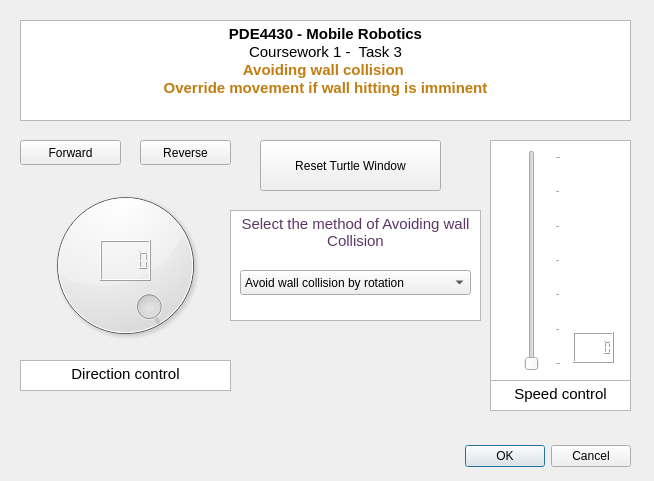
<?xml version="1.0" encoding="UTF-8"?>
<ui version="4.0">
 <class>Dialog</class>
 <widget class="QDialog" name="Dialog">
  <property name="geometry">
   <rect>
    <x>0</x>
    <y>0</y>
    <width>654</width>
    <height>481</height>
   </rect>
  </property>
  <property name="windowTitle">
   <string>Dialog</string>
  </property>
  <widget class="QDialogButtonBox" name="buttonBox">
   <property name="geometry">
    <rect>
     <x>10</x>
     <y>440</y>
     <width>621</width>
     <height>32</height>
    </rect>
   </property>
   <property name="orientation">
    <enum>Qt::Horizontal</enum>
   </property>
   <property name="standardButtons">
    <set>QDialogButtonBox::Cancel|QDialogButtonBox::Ok</set>
   </property>
  </widget>
  <widget class="QPushButton" name="pushButton">
   <property name="geometry">
    <rect>
     <x>20</x>
     <y>140</y>
     <width>101</width>
     <height>25</height>
    </rect>
   </property>
   <property name="text">
    <string>Forward</string>
   </property>
  </widget>
  <widget class="QPushButton" name="pushButton_2">
   <property name="geometry">
    <rect>
     <x>140</x>
     <y>140</y>
     <width>91</width>
     <height>25</height>
    </rect>
   </property>
   <property name="text">
    <string>Reverse</string>
   </property>
  </widget>
  <widget class="QTextBrowser" name="textBrowser">
   <property name="geometry">
    <rect>
     <x>20</x>
     <y>20</y>
     <width>611</width>
     <height>101</height>
    </rect>
   </property>
   <property name="html">
    <string>&lt;!DOCTYPE HTML PUBLIC &quot;-//W3C//DTD HTML 4.0//EN&quot; &quot;http://www.w3.org/TR/REC-html40/strict.dtd&quot;&gt;
&lt;html&gt;&lt;head&gt;&lt;meta name=&quot;qrichtext&quot; content=&quot;1&quot; /&gt;&lt;style type=&quot;text/css&quot;&gt;
p, li { white-space: pre-wrap; }
&lt;/style&gt;&lt;/head&gt;&lt;body style=&quot; font-family:'Ubuntu'; font-size:11pt; font-weight:400; font-style:normal;&quot;&gt;
&lt;p align=&quot;center&quot; style=&quot; margin-top:0px; margin-bottom:0px; margin-left:0px; margin-right:0px; -qt-block-indent:0; text-indent:0px;&quot;&gt;&lt;span style=&quot; font-weight:600;&quot;&gt;PDE4430 - Mobile Robotics&lt;/span&gt;&lt;/p&gt;
&lt;p align=&quot;center&quot; style=&quot; margin-top:0px; margin-bottom:0px; margin-left:0px; margin-right:0px; -qt-block-indent:0; text-indent:0px;&quot;&gt;Coursework 1 -  Task 3&lt;/p&gt;
&lt;p align=&quot;center&quot; style=&quot; margin-top:0px; margin-bottom:0px; margin-left:0px; margin-right:0px; -qt-block-indent:0; text-indent:0px;&quot;&gt;&lt;span style=&quot; font-weight:600; color:#c17d11;&quot;&gt;Avoiding wall collision &lt;/span&gt;&lt;/p&gt;
&lt;p align=&quot;center&quot; style=&quot; margin-top:0px; margin-bottom:0px; margin-left:0px; margin-right:0px; -qt-block-indent:0; text-indent:0px;&quot;&gt;&lt;span style=&quot; font-weight:600; color:#c17d11;&quot;&gt; Override movement if wall hitting is imminent &lt;/span&gt;&lt;/p&gt;
&lt;p style=&quot;-qt-paragraph-type:empty; margin-top:0px; margin-bottom:0px; margin-left:0px; margin-right:0px; -qt-block-indent:0; text-indent:0px;&quot;&gt;&lt;br /&gt;&lt;/p&gt;&lt;/body&gt;&lt;/html&gt;</string>
   </property>
  </widget>
  <widget class="QSlider" name="Vel_control">
   <property name="geometry">
    <rect>
     <x>510</x>
     <y>150</y>
     <width>51</width>
     <height>221</height>
    </rect>
   </property>
   <property name="cursor">
    <cursorShape>OpenHandCursor</cursorShape>
   </property>
   <property name="toolTip">
    <string>&lt;html&gt;&lt;head/&gt;&lt;body&gt;&lt;p&gt;1&lt;/p&gt;&lt;/body&gt;&lt;/html&gt;</string>
   </property>
   <property name="maximum">
    <number>6</number>
   </property>
   <property name="value">
    <number>0</number>
   </property>
   <property name="orientation">
    <enum>Qt::Vertical</enum>
   </property>
   <property name="tickPosition">
    <enum>QSlider::TicksBelow</enum>
   </property>
   <property name="tickInterval">
    <number>1</number>
   </property>
  </widget>
  <widget class="QDial" name="direction_control">
   <property name="geometry">
    <rect>
     <x>40</x>
     <y>170</y>
     <width>171</width>
     <height>191</height>
    </rect>
   </property>
   <property name="maximum">
    <number>180</number>
   </property>
   <property name="value">
    <number>0</number>
   </property>
   <property name="invertedAppearance">
    <bool>true</bool>
   </property>
  </widget>
  <widget class="QTextBrowser" name="textBrowser_2">
   <property name="geometry">
    <rect>
     <x>20</x>
     <y>360</y>
     <width>211</width>
     <height>31</height>
    </rect>
   </property>
   <property name="html">
    <string>&lt;!DOCTYPE HTML PUBLIC &quot;-//W3C//DTD HTML 4.0//EN&quot; &quot;http://www.w3.org/TR/REC-html40/strict.dtd&quot;&gt;
&lt;html&gt;&lt;head&gt;&lt;meta name=&quot;qrichtext&quot; content=&quot;1&quot; /&gt;&lt;style type=&quot;text/css&quot;&gt;
p, li { white-space: pre-wrap; }
&lt;/style&gt;&lt;/head&gt;&lt;body style=&quot; font-family:'Ubuntu'; font-size:11pt; font-weight:400; font-style:normal;&quot;&gt;
&lt;p align=&quot;center&quot; style=&quot; margin-top:0px; margin-bottom:0px; margin-left:0px; margin-right:0px; -qt-block-indent:0; text-indent:0px;&quot;&gt;Direction control&lt;/p&gt;&lt;/body&gt;&lt;/html&gt;</string>
   </property>
  </widget>
  <widget class="QPushButton" name="pushButton_4">
   <property name="geometry">
    <rect>
     <x>260</x>
     <y>140</y>
     <width>181</width>
     <height>51</height>
    </rect>
   </property>
   <property name="text">
    <string>Reset Turtle Window</string>
   </property>
  </widget>
  <widget class="QTextBrowser" name="textBrowser_4">
   <property name="geometry">
    <rect>
     <x>490</x>
     <y>380</y>
     <width>141</width>
     <height>31</height>
    </rect>
   </property>
   <property name="html">
    <string>&lt;!DOCTYPE HTML PUBLIC &quot;-//W3C//DTD HTML 4.0//EN&quot; &quot;http://www.w3.org/TR/REC-html40/strict.dtd&quot;&gt;
&lt;html&gt;&lt;head&gt;&lt;meta name=&quot;qrichtext&quot; content=&quot;1&quot; /&gt;&lt;style type=&quot;text/css&quot;&gt;
p, li { white-space: pre-wrap; }
&lt;/style&gt;&lt;/head&gt;&lt;body style=&quot; font-family:'Ubuntu'; font-size:11pt; font-weight:400; font-style:normal;&quot;&gt;
&lt;p align=&quot;center&quot; style=&quot; margin-top:0px; margin-bottom:0px; margin-left:0px; margin-right:0px; -qt-block-indent:0; text-indent:0px;&quot;&gt;Speed control&lt;/p&gt;&lt;/body&gt;&lt;/html&gt;</string>
   </property>
  </widget>
  <widget class="QLCDNumber" name="lcdNumberDegree">
   <property name="geometry">
    <rect>
     <x>100</x>
     <y>240</y>
     <width>51</width>
     <height>41</height>
    </rect>
   </property>
   <property name="font">
    <font>
     <family>Ubuntu Condensed</family>
     <pointsize>20</pointsize>
     <weight>75</weight>
     <bold>true</bold>
    </font>
   </property>
   <property name="toolTip">
    <string>&lt;html&gt;&lt;head/&gt;&lt;body&gt;&lt;p&gt;&lt;br/&gt;&lt;/p&gt;&lt;/body&gt;&lt;/html&gt;</string>
   </property>
   <property name="styleSheet">
    <string notr="true"/>
   </property>
  </widget>
  <widget class="QTextBrowser" name="textBrowser_3">
   <property name="geometry">
    <rect>
     <x>490</x>
     <y>140</y>
     <width>141</width>
     <height>241</height>
    </rect>
   </property>
  </widget>
  <widget class="QLCDNumber" name="lcdNumber_2">
   <property name="geometry">
    <rect>
     <x>573</x>
     <y>332</y>
     <width>41</width>
     <height>31</height>
    </rect>
   </property>
  </widget>
  <widget class="QTextEdit" name="textEdit_2">
   <property name="geometry">
    <rect>
     <x>230</x>
     <y>210</y>
     <width>251</width>
     <height>111</height>
    </rect>
   </property>
   <property name="html">
    <string>&lt;!DOCTYPE HTML PUBLIC &quot;-//W3C//DTD HTML 4.0//EN&quot; &quot;http://www.w3.org/TR/REC-html40/strict.dtd&quot;&gt;
&lt;html&gt;&lt;head&gt;&lt;meta name=&quot;qrichtext&quot; content=&quot;1&quot; /&gt;&lt;style type=&quot;text/css&quot;&gt;
p, li { white-space: pre-wrap; }
&lt;/style&gt;&lt;/head&gt;&lt;body style=&quot; font-family:'Ubuntu'; font-size:11pt; font-weight:400; font-style:normal;&quot;&gt;
&lt;p align=&quot;center&quot; style=&quot; margin-top:0px; margin-bottom:0px; margin-left:0px; margin-right:0px; -qt-block-indent:0; text-indent:0px;&quot;&gt;&lt;span style=&quot; color:#5c3566;&quot;&gt;Select the method of Avoiding wall Collision&lt;/span&gt;&lt;/p&gt;&lt;/body&gt;&lt;/html&gt;</string>
   </property>
  </widget>
  <widget class="QComboBox" name="comboBox">
   <property name="geometry">
    <rect>
     <x>240</x>
     <y>270</y>
     <width>231</width>
     <height>25</height>
    </rect>
   </property>
   <item>
    <property name="text">
     <string>Avoid wall collision by rotation</string>
    </property>
   </item>
   <item>
    <property name="text">
     <string>Avoid wall collision by U turn</string>
    </property>
   </item>
  </widget>
  <zorder>textEdit_2</zorder>
  <zorder>textBrowser_3</zorder>
  <zorder>buttonBox</zorder>
  <zorder>pushButton</zorder>
  <zorder>pushButton_2</zorder>
  <zorder>textBrowser</zorder>
  <zorder>Vel_control</zorder>
  <zorder>direction_control</zorder>
  <zorder>textBrowser_2</zorder>
  <zorder>pushButton_4</zorder>
  <zorder>textBrowser_4</zorder>
  <zorder>lcdNumberDegree</zorder>
  <zorder>lcdNumber_2</zorder>
  <zorder>comboBox</zorder>
 </widget>
 <resources/>
 <connections>
  <connection>
   <sender>buttonBox</sender>
   <signal>accepted()</signal>
   <receiver>Dialog</receiver>
   <slot>accept()</slot>
   <hints>
    <hint type="sourcelabel">
     <x>248</x>
     <y>254</y>
    </hint>
    <hint type="destinationlabel">
     <x>157</x>
     <y>274</y>
    </hint>
   </hints>
  </connection>
  <connection>
   <sender>buttonBox</sender>
   <signal>rejected()</signal>
   <receiver>Dialog</receiver>
   <slot>reject()</slot>
   <hints>
    <hint type="sourcelabel">
     <x>316</x>
     <y>260</y>
    </hint>
    <hint type="destinationlabel">
     <x>286</x>
     <y>274</y>
    </hint>
   </hints>
  </connection>
 </connections>
</ui>
